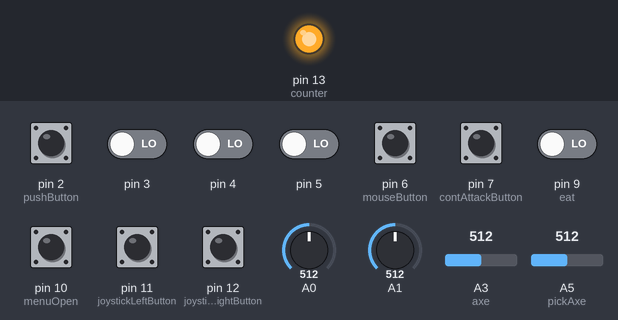
Recording of a sketch running on a simulated Arduino Leonardo, built with avr-gcc and run on an emulated ATmega32U4. On the bench: output pins drawn as LEDs (lit = HIGH). The inputs (shaded band) are chosen by the test bench; at power-on: pin 6 (mouseButton), pin 7 (contAttackButton) HIGH, pin 2 (pushButton), pin 3–5, pin 9 (eat), pin 10 (menuOpen), pin 11 (joystickLeftButton), pin 12 (joystickRightButton) LOW, A0 = 512, A1 = 512, A3 (axe) = 512, A5 (pickAxe) = 512. USB keyboard and mouse output is not drawn; what the sketch prints to the serial monitor is not drawn.

Above: at 0.1 s.
Timing chart, 0 to 1.6 s (numbered marks = the images above):
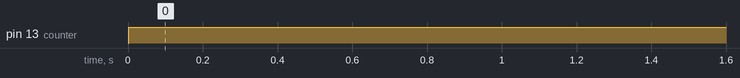

The sketch:

wasd.ino
```cpp
#include <Keyboard.h>
#include "Mouse.h"

const int contAttackButton = 7;
const int switchPin = 2;      // switch to turn on and off mouse control
const int mouseButton = 6;    // input pin for the mouse pushButton
const int xAxis = A0;         // joystick X axis
const int yAxis = A1;         // joystick Y axis
const int ledPin = 8;         // Mouse control LED
const int counter = 13;
int range = 12;               // output range of X or Y movement
int responseDelay = 15;        // response delay of the mouse, in ms
int threshold = range / 4;    // resting threshold
int center = range / 2;       // resting position value
bool mouseIsActive = false;    // whether or not to control the mouse
int lastSwitchState = LOW;        // previous switch state
int pushButton = 2;
bool contAttackEnabled = false;
int axe = A3;
int pickAxe = A5;

unsigned long axeHitLastTime;
int hitInbetweenTimeInMili = 500;

unsigned long hits = 0;

const int joystickLeftButton = 11;
const int joystickRightButton = 12;
bool enableSprint = false;

const int menuOpen = 10;
const int eat = 9;
const int esc = 11;

// the setup routine runs once when you press reset:
#line 37 "J:\\Work\\Teenenggr\\Projects\\46 - Minecraft\\wasd\\wasd.ino"
void setup();
#line 62 "J:\\Work\\Teenenggr\\Projects\\46 - Minecraft\\wasd\\wasd.ino"
void loop();
#line 114 "J:\\Work\\Teenenggr\\Projects\\46 - Minecraft\\wasd\\wasd.ino"
void mouseRead();
#line 152 "J:\\Work\\Teenenggr\\Projects\\46 - Minecraft\\wasd\\wasd.ino"
int readAxis(int thisAxis);
#line 171 "J:\\Work\\Teenenggr\\Projects\\46 - Minecraft\\wasd\\wasd.ino"
void readAxe();
#line 188 "J:\\Work\\Teenenggr\\Projects\\46 - Minecraft\\wasd\\wasd.ino"
void readPickAxe();
#line 198 "J:\\Work\\Teenenggr\\Projects\\46 - Minecraft\\wasd\\wasd.ino"
void increaseCount();
#line 202 "J:\\Work\\Teenenggr\\Projects\\46 - Minecraft\\wasd\\wasd.ino"
void timeCheckAndMouseClick();
#line 37 "J:\\Work\\Teenenggr\\Projects\\46 - Minecraft\\wasd\\wasd.ino"
void setup() {
  // initialize serial communication at 9600 bits per second:
  Serial.begin(9600);
  // make the pushbutton's pin an input:
  pinMode(pushButton, INPUT);
  pinMode(mouseButton, INPUT);
  pinMode(joystickLeftButton, INPUT);
  pinMode(joystickRightButton, INPUT);
  pinMode(counter, OUTPUT);
  pinMode(contAttackButton, INPUT_PULLUP);

  pinMode(menuOpen, INPUT);
  pinMode(eat, INPUT);
//  pinMode(esc, INPUT);

  pinMode(5, INPUT);
  pinMode(2, INPUT);
  pinMode(3, INPUT);
  pinMode(4, INPUT);

  // take control of the mouse:
  Mouse.begin();
}

// the loop routine runs over and over again forever:
void loop() {
  // read the input pin:
  boolean b1 = digitalRead(5);
  boolean B2 = digitalRead(2);
  boolean B3 = digitalRead(3);
  boolean B4 = digitalRead(4);

  if (b1 == HIGH) {
    Keyboard.press('w');
  } else {
    Keyboard.release('w');
  }
  if (B2 == HIGH) {
    Keyboard.press('s');
  } else {
    Keyboard.release('s');
  }
  if (B3 == HIGH) {
    Keyboard.press('d');
  } else {
    Keyboard.release('d');
  }
  if (B4 == HIGH) {
    Keyboard.press('a');
  } else {
    Keyboard.release('a');
  }

  if(digitalRead(menuOpen) == HIGH) {
    Keyboard.press('e');
  } else {
    Keyboard.release('e');
  }

  if(digitalRead(contAttackButton) == HIGH) {
    contAttackEnabled = true;
  } else {
    contAttackEnabled = false;
  }
//  if(digitalRead(esc) == HIGH) {
//    Keyboard.press(KEY_ESC);
//  } else {
//    Keyboard.release(KEY_ESC);
//  }

  mouseRead();
  readAxe();
  readPickAxe();
  timeCheckAndMouseClick();
  delay(responseDelay);        // delay in between reads for stability
}

void mouseRead() {
  int xReading = readAxis(A0);
  int yReading = readAxis(A1);
  Mouse.move(xReading, yReading, 0);

  if(digitalRead(eat) == HIGH) {
    if (!Mouse.isPressed(MOUSE_RIGHT)) {
      Mouse.press(MOUSE_RIGHT);
    }
  } else {
    if (Mouse.isPressed(MOUSE_RIGHT)) {
      Mouse.release(MOUSE_RIGHT);
    }
  }

  if (digitalRead(mouseButton) == LOW) {
    enableSprint = !enableSprint;
    if (enableSprint) {
      Keyboard.press(KEY_LEFT_CTRL);
    } else {
      Keyboard.release(KEY_LEFT_CTRL);
    }
  }

  if(digitalRead(joystickLeftButton) == HIGH) {
    Keyboard.press(KEY_LEFT_SHIFT);
  } else {
    Keyboard.release(KEY_LEFT_SHIFT);
  }

  if(digitalRead(joystickRightButton) == HIGH) {
    Keyboard.press(0x20);
  } else {
    Keyboard.release(0x20);
  }
}


int readAxis(int thisAxis) {
  // read the analog input:
  int reading = analogRead(thisAxis);

  // map the reading from the analog input range to the output range:
  reading = map(reading, 0, 1023, 0, range);

  // if the output reading is outside from the rest position threshold, use it:
  int distance = reading - center;

  if (abs(distance) < threshold) {
    distance = 0;
  }

  // return the distance for this axis:
  return distance;
}


void readAxe() {
  int val = analogRead(axe);
//  Serial.println(val);
  if (val >= 400) {
    Serial.println(val);
    axeHitLastTime = millis();
    hits += 1;
    increaseCount();
    if (!contAttackEnabled) {
//     Mouse.press(MOUSE_LEFT);

//      digitalWrite(counter, LOW);
    }
  }

}

void readPickAxe() {
  int val = analogRead(pickAxe);
  if (val >= 500) {
    axeHitLastTime = millis();
    hits += 1;
    increaseCount();
  }

}

void increaseCount() {
  digitalWrite(counter, HIGH);
}

void timeCheckAndMouseClick() {
  int hitTime =  hitInbetweenTimeInMili ;
  if (millis() - axeHitLastTime > 70) {
    digitalWrite(counter,LOW);
  }
  if (millis() - axeHitLastTime < hitTime) {
    if (!Mouse.isPressed(MOUSE_LEFT)) {
      Mouse.press(MOUSE_LEFT);
 //      digitalWrite(counter,LOW);
    }
  } else {
//    Serial.println("OFF");
    if (Mouse.isPressed(MOUSE_LEFT)) {
      Mouse.release(MOUSE_LEFT);
      digitalWrite(counter,LOW);
    }
  }
}
```

Measured:
- by itself, pin 13 (counter): LOW → HIGH at 0.00 s
